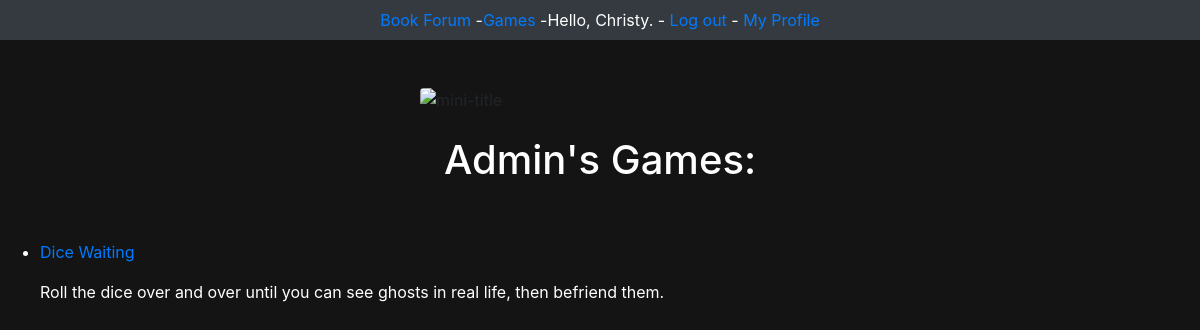
Screenshot of /users/profile/1 (signed in) with the database file from the repository.
### users/models.py (models this page shows, shortened)
class User(AbstractBaseUser):
    username = models.CharField(max_length=50, unique=True)
    biography = models.CharField(max_length=300)
    is_staff = models.BooleanField(default=False)
    is_admin = models.BooleanField(default=False)
    date_joined = models.DateTimeField(auto_now_add=True)
    last_login = models.DateTimeField(auto_now=True)
    USERNAME_FIELD = 'username'
    objects = UserManager()  # Links this extended user class to its manager
    def __str__(self):
        return self.username

### main/models.py (models this page shows, shortened)
class Game(models.Model):
    name = models.CharField(max_length=80)
    description = models.CharField(max_length=500)
    owner = models.ForeignKey(User, on_delete=models.CASCADE)
    availability = models.BooleanField()
    date_added = models.DateTimeField(auto_now_add=True)
    date_modified = models.DateTimeField(auto_now=True)

### users/views.py (the view)
# urls.py: path('profile/<int:user_id>', views.profile, name='profile'),
@login_required
def profile(request, user_id):
    user = User.objects.get(id = user_id)
    games = user.game_set.order_by('-date_added')
    context = {'user': user, 'games': games}
    return render(request, 'registration/profile.html', context)

### users/templates/registration/profile.html (shortened to what this page needs)
{% extends 'main/base.html' %}
{% block content %}
    <br>
    <h1 class="text-white text-capitalize text-center">{{ user }}'s Games:</h1>
    <br><br>
    <ul class="mx-auto content-center">
    {% for game in games %}
        <li class="list-item text-white">
            <a href="{% url 'main:game' game.id %}">{{ game.name }}</a>
            <p>{{ game.description|linebreaks }}<br></p>
        </li>
    {% empty %}
        <li class="list-inline-item text-white">You don't have any games yet.</li>
    {% endfor %}
    </ul>
{% endblock content %}

### main/templates/main/base.html (shortened to what this page needs)
<!DOCTYPE html>
<html lang="en">
<head>
<link rel="stylesheet" href="https://stackpath.bootstrapcdn.com/bootstrap/4.5.0/css/bootstrap.min.css">
<link rel="stylesheet" href="https://maxcdn.bootstrapcdn.com/font-awesome/4.7.0/css/font-awesome.min.css">
</head>
<nav class="navbar navbar-expand-sm bg-dark navbar-dark justify-content-center text-white">
  <ul class="navbar-nav">
    <li class="nav-item">
     <a href="{% url 'main:index' %}">Book Forum</a> -
    </li>
    <li class="nav-item">
      <a href="{% url 'main:games' %}">Games</a> -
    </li>
    <li class="nav-item">
    {% if user.is_authenticated %}
        Hello, {{ request.user.username }}. -
        <a href="{% url 'users:logout' %}">Log out</a> -
        <a href="{% url 'users:profile' request.user.id%}">My Profile</a>
    {% else %}
        <a href="{% url 'users:register' %}">Register</a> -
        <a href="{% url 'users:login' %}">Log in</a>
    {% endif %}
    </li>
  </ul>
</nav>
<br/><br/>
<div class="image">
<img src="https://i.ibb.co/Cnkng5M/mini-title.png" class="rounded mx-auto d-block"
     alt="mini-title" style="width:30%" </div>
{% block content %}{% endblock content %}

### rows the page displays
User: user.username "Christy"
User: username "Admin"
Game: name "Dice Waiting", description "Roll the dice over and over until you can see ghosts in real life, then befriend them."
